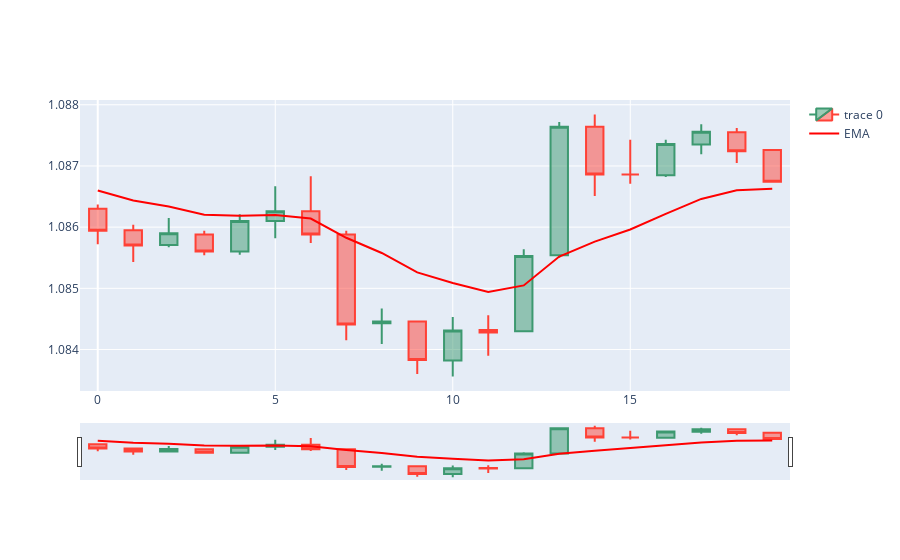

Notebook code for this chart:
### Code cell
dfpl = df_ops[-20:].reset_index(drop=True)

fig = go.Figure(data=[go.Candlestick(x=dfpl.index,
                                     open=dfpl['Open'],
                                     high=dfpl['High'],
                                     low=dfpl['Low'],
                                     close=dfpl['Close']),
                      go.Scatter(x=dfpl.index, y=dfpl.EMA, line=dict(color='red', width=2), name='EMA')
                     ])

fig.show()

### Figure 1 — Plotly figure (JSON) as saved in the notebook; plotly's stock layout.template omitted (floating-point values rounded to 4 significant figures)
{"data": [{"close": [1.086, 1.086, 1.086, 1.086, 1.086, 1.086, 1.086, 1.084, 1.084, 1.084, 1.084, 1.084, 1.086, 1.088, 1.087, 1.087, 1.087, 1.088, 1.087, 1.087], "high": [1.086, 1.086, 1.086, 1.086, 1.086, 1.087, 1.087, 1.086, 1.085, 1.084, 1.085, 1.085, 1.086, 1.088, 1.088, 1.087, 1.087, 1.088, 1.088, 1.087], "low": [1.086, 1.085, 1.086, 1.086, 1.086, 1.086, 1.086, 1.084, 1.084, 1.084, 1.084, 1.084, 1.084, 1.085, 1.087, 1.087, 1.087, 1.087, 1.087, 1.087], "open": [1.086, 1.086, 1.086, 1.086, 1.086, 1.086, 1.086, 1.086, 1.084, 1.084, 1.084, 1.084, 1.084, 1.086, 1.088, 1.087, 1.087, 1.087, 1.088, 1.087], "type": "candlestick", "x": [0, 1, 2, 3, 4, 5, 6, 7, 8, 9, 10, 11, 12, 13, 14, 15, 16, 17, 18, 19]}, {"line": {"color": "red", "width": 2}, "name": "EMA", "type": "scatter", "x": [0, 1, 2, 3, 4, 5, 6, 7, 8, 9, 10, 11, 12, 13, 14, 15, 16, 17, 18, 19], "y": [1.087, 1.086, 1.086, 1.086, 1.086, 1.086, 1.086, 1.086, 1.086, 1.085, 1.085, 1.085, 1.085, 1.086, 1.086, 1.086, 1.086, 1.086, 1.087, 1.087]}], "layout": {"autosize": true, "xaxis": {"autorange": true, "range": [-0.5, 19.5], "rangeslider": {"autorange": true, "range": [-0.5, 19.5], "yaxis": {"_template": null, "rangemode": "match"}}, "type": "linear"}, "yaxis": {"autorange": true, "range": [1.083, 1.088], "type": "linear"}}}
